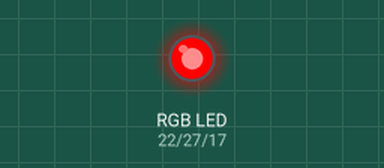
The program below on a simulated Raspberry Pi (BCM pin numbers). Parts: an RGB LED mixed from three pins (HIGH = lit).

Above: at 0.5 s.
At 1.5 s:
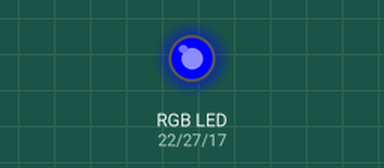
At 5.5 s:
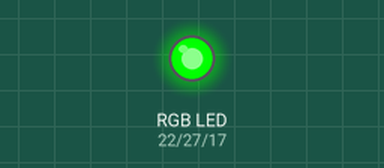
Timing chart, 0 to 6.9 s (numbered marks = the images above):
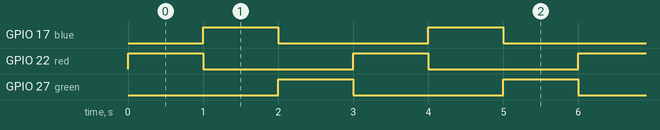

Measured:
- by itself, GPIO 17 (blue), GPIO 22 (red), GPIO 27 (green): alternates HIGH for 1.0 s and LOW for 2.0 s
- by itself, everything shown: repeats every 3.0 s, in 3 steps

The program:

rgb_blink.py
```python
# LED RGB 깜빡이기
import RPi.GPIO as GPIO
import time

red = 22
green = 27
blue = 17

GPIO.setmode(GPIO.BCM)
GPIO.setup(red, GPIO.OUT)
GPIO.setup(green, GPIO.OUT)
GPIO.setup(blue, GPIO.OUT)

try:
    while True:
        GPIO.output(red, True)
        GPIO.output(blue, False)
        GPIO.output(green, False)

        time.sleep(1)
        GPIO.output(red, False)
        GPIO.output(blue, True)
        GPIO.output(green, False)
        time.sleep(1)
        GPIO.output(red, False)
        GPIO.output(blue, False)
        GPIO.output(green, True)
        time.sleep(1)

except KeyboardInterrupt:
    GPIO.cleanup()
```
